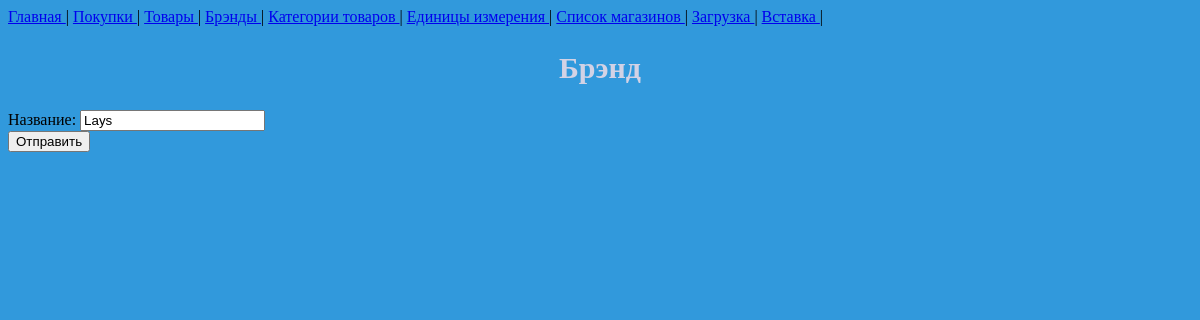
/brand/1, run on an earlier commit of the app's database.
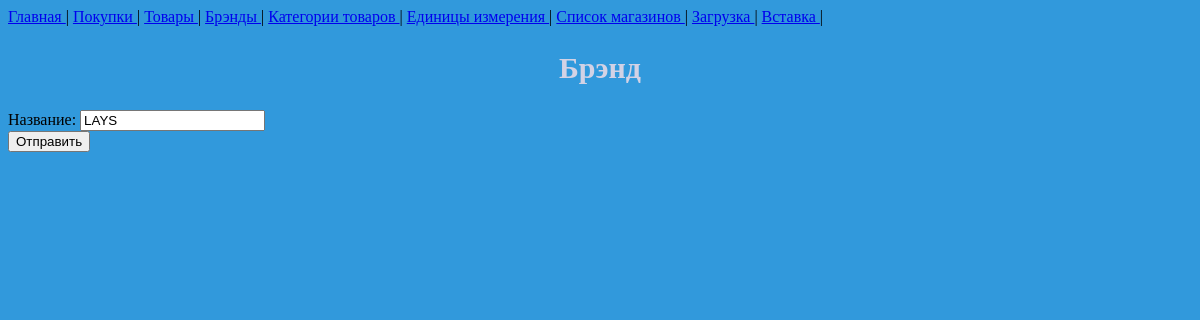
And on a later commit of the database.
### buy/models.py (models this page shows, shortened)
class Brand(models.Model):
    name = models.CharField(max_length=40)

### buy/views.py (the view)
# urls.py: path('brand/<int:pk>', views.UpdateBrand.as_view(), name='update-brand'),
class UpdateBrand(UpdateView):
    model = Brand
    form_class = BrandForm
    template_name = 'buy/brand.html'
    success_url = '/brand'

### buy/forms.py
class BrandForm(forms.ModelForm):
    class Meta:
        model = Brand
        fields = '__all__'
        labels = {
            'name': 'Название'
        }

### buy/templates/buy/brand.html (shortened to what this page needs)
{% extends 'buy/base.html' %}
{% block content %}
    {% include 'includes/navbar.html' %}
    <h2>Брэнд </h2>
    <form method="post">
        {% for field in form %}
            <div class="form-style {% if field.errors %} errors {% endif %} ">
                {{ field.label_tag }}
                {{ field }}
            </div>
        {% endfor %}
        <button type="submit">Отправить</button>
    </form>
{% endblock %}

What changed in the data, as far as the page shows it:
changed Brand: name "Lays" → "LAYS"
